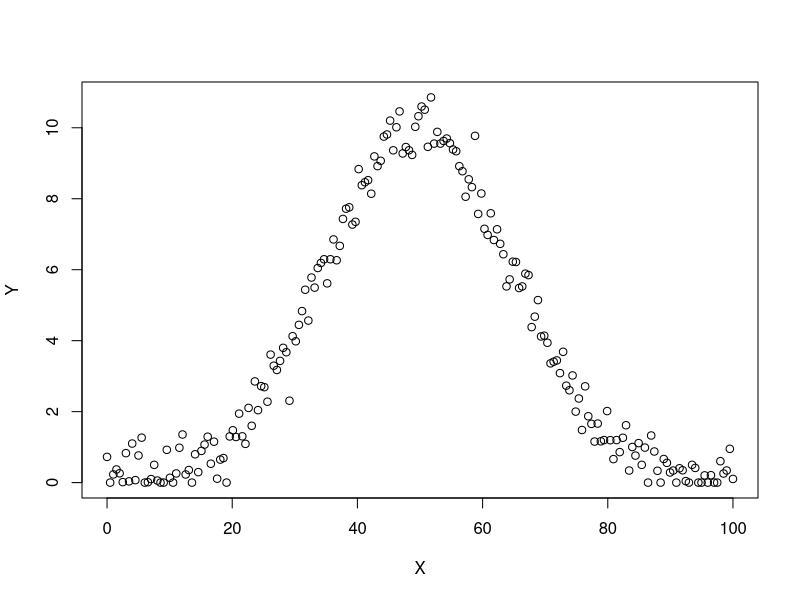

Write R code to recreate this figure.
# 1. Crear datos de ejemplo (sustituye esto con tus datos reales)
set.seed(42) # Para reproducibilidad

# Tiempo: de 0 a 100
X <- seq(0, 100, length.out = 200)

# Datos experimentales: una curva de ejemplo (p. ej., una función gaussiana + ruido)
Y <- 10 * exp(-(X - 50)^2 / (2 * 15^2)) + rnorm(200, mean = 0, sd = 0.5)

# Asegúrate de que Y sea no negativo (es una "curva" en un contexto de área)
Y[Y < 0] <- 0
plot(Y~X)

  N = 100000
  # 1. Definir el rectángulo de acotación
  x_min <- min(X)
  x_max <- max(X)
  y_min <- 0  # Asumimos que el área es sobre el eje X (Y >= 0)
  y_max <- max(Y)
  
  # Área total del rectángulo de acotación
  area_rectangulo <- (x_max - x_min) * (y_max - y_min)
  
  # 2. Generar puntos aleatorios dentro del rectángulo
  # Generar N puntos aleatorios para X
  rand_x <- runif(N, min = x_min, max = x_max)
  
  # Generar N puntos aleatorios para Y
  rand_y <- runif(N, min = y_min, max = y_max)
  
  # 3. Determinar qué puntos caen bajo la curva
  # Para datos discretos, necesitamos una función de interpolación.
  # Usaremos 'approxfun' para crear una función que interpole linealmente
  # entre los puntos de tus datos.
  f_interpolada_spline <- splinefun(X, Y, method = "natural")
  
  # Valor de la curva (f_interpolada) en las X aleatorias
  curve_y_at_rand_x <- f_interpolada_spline(rand_x)
  
  # Contar los puntos que caen bajo la curva (rand_y < f(rand_x))
  puntos_bajo_curva <- sum(rand_y < curve_y_at_rand_x)
  
  # 4. Calcular el área estimada
  proporcion_exito <- puntos_bajo_curva / N
  area_mc <- proporcion_exito * area_rectangulo

area_mc



# Instalar si no lo tienes: install.packages("pracma")
library(pracma)

# Área calculada por el método del trapecio (generalmente más preciso para datos discretos)
area_trapz <- trapz(X, Y)

print(paste("Área estimada por el Método del Trapecio:", round(area_trapz, 3)))

# Comparación del error
error_relativo <- abs(area_mc - area_trapz) / area_trapz * 100
print(paste("Error relativo (comparado con Trapecio):", round(error_relativo, 2), "%"))
